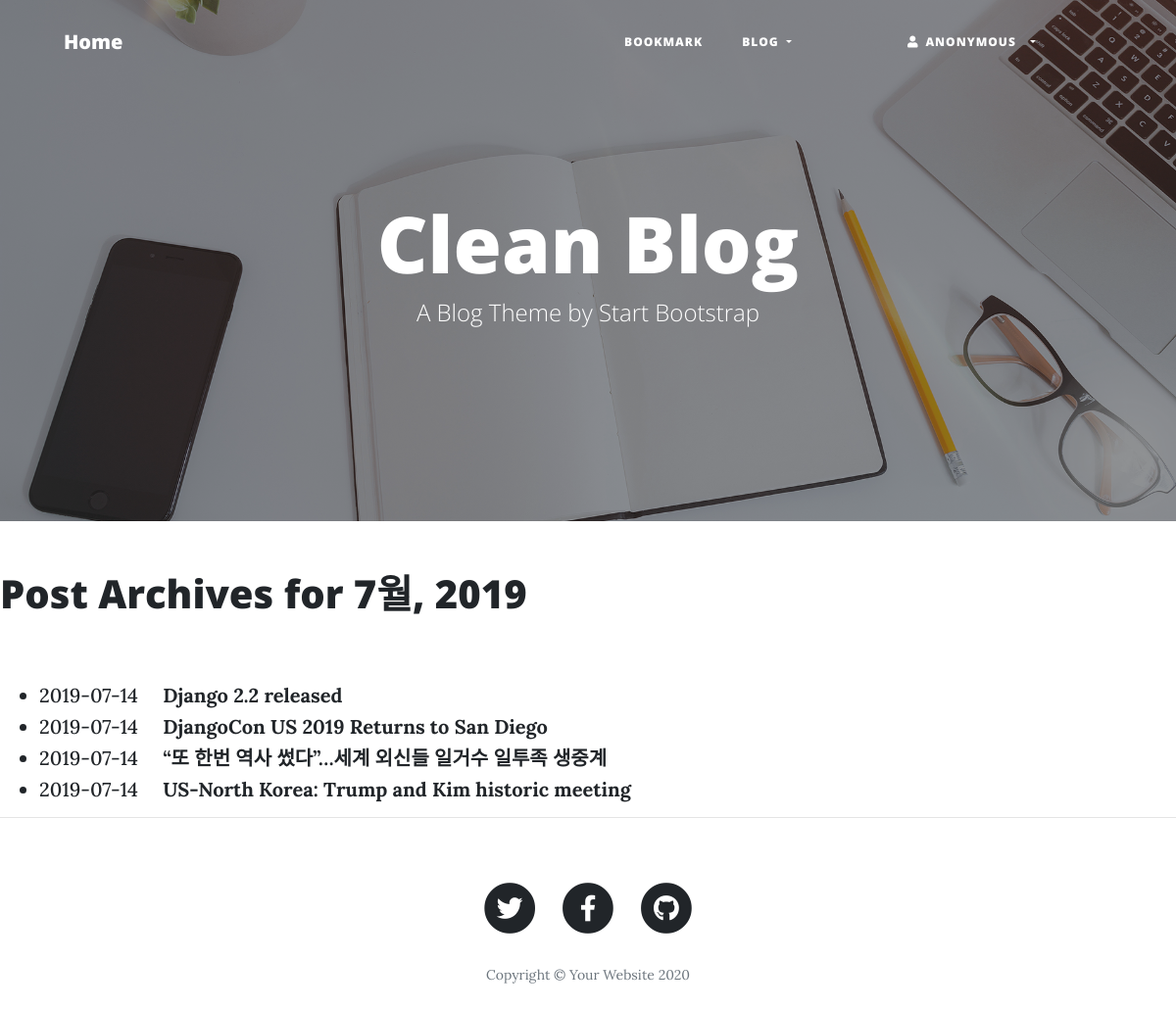
Page /blog/archive/2019/07/ on the committed database.
### blog/models.py (models this page shows, shortened)
class Post(models.Model):
    title = models.CharField(verbose_name='TITLE', max_length=50)
    slug = models.SlugField('SLUG', unique=True, allow_unicode=True, help_text='one word for title alias.')
    description = models.CharField('DESCRIPTION', max_length=100, blank=True, help_text='simple description text.')
    content = models.TextField('CONTENT')
    create_dt = models.DateTimeField('CREATE DATE', auto_now_add=True)
    modify_dt = models.DateTimeField('MODIFY DATE', auto_now=True)
    tags = TaggableManager(blank=True)
    owner = models.ForeignKey(User, on_delete=models.CASCADE, verbose_name='OWNER', blank=True, null=True)
    class Meta:
        verbose_name = 'post'
        verbose_name_plural = 'posts'
        db_table = 'blog_posts'
        ordering = ('-modify_dt',)
    def get_absolute_url(self):
        return reverse('blog:post_detail', args=(self.slug,))

### blog/views.py (the view)
# urls.py: path('archive/<int:year>/<int:month>/', views.PostMAV.as_view(month_format='%m'), name='post_month_archive'),
class PostMAV(MonthArchiveView):
    model = Post
    date_field = 'modify_dt'

### blog/templates/blog/post_archive_month.html (shortened to what this page needs)
{% extends 'base.html' %}
{% load static %}
{% block content %}
    <h1>Post Archives for {{ month|date:"N, Y" }}</h1>
    <br><br>
    <div>
        <ul>
            {% for post in object_list %}
            <li class="h5">
                {{ post.modify_dt|date:"Y-m-d" }}&emsp;
                <a href="{{ post.get_absolute_url }}"><strong>{{ post.title }}</strong></a>
            </li>
            {% endfor %}
        </ul>
    </div>
{% endblock %}

### rows in the picture
Post: modify_dt "2019-07-14", title "Django 2.2 released"
Post: modify_dt "2019-07-14", title "DjangoCon US 2019 Returns to San Diego"
Post: modify_dt "2019-07-14", title "“또 한번 역사 썼다”…세계 외신들 일거수 일투족 생중계"
Post: modify_dt "2019-07-14", title "US-North Korea: Trump and Kim historic meeting"

### other values in the picture
{{ month|date:"N, Y" }} "7월, 2019"
